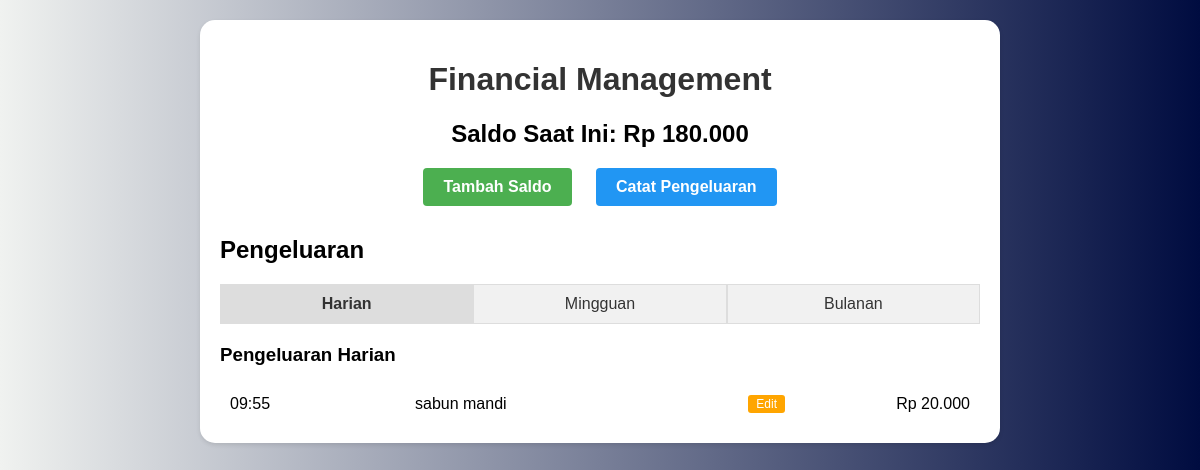
Before: / with the older database file.
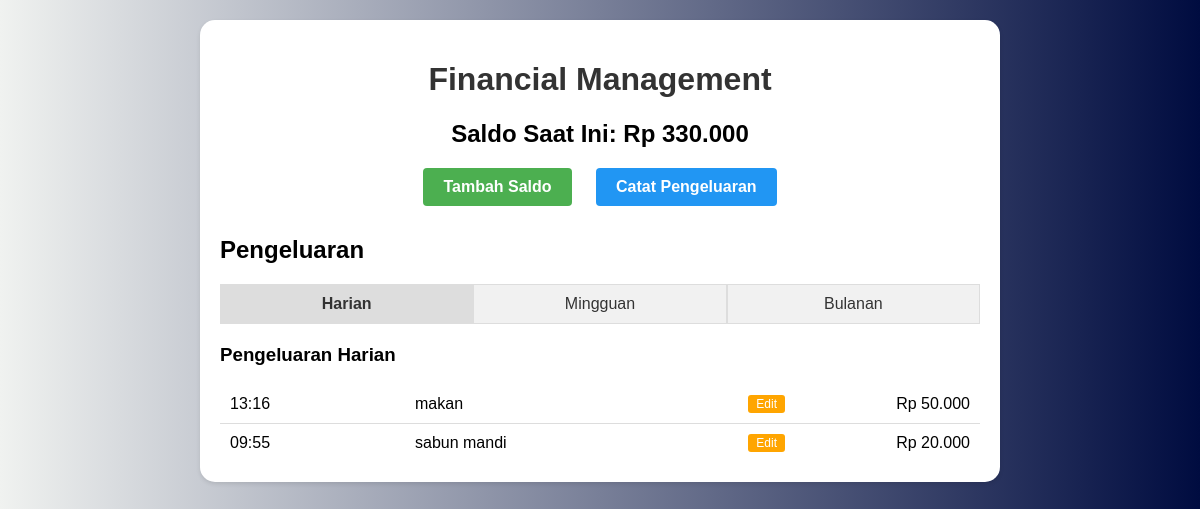
After: the same page with the newer database file.
### tables this page shows
CREATE TABLE pengeluaran (
            id INTEGER PRIMARY KEY AUTOINCREMENT,
            jumlah DECIMAL(10,2) NOT NULL,
            keterangan TEXT,
            tanggal DATETIME DEFAULT CURRENT_TIMESTAMP
        );

### functions.php (called while the page is built, shortened)
<?php
function connectDB() {
    $db = new SQLite3('financial.db');
    return $db;
}
function getSaldo() {
    $db = connectDB();
    $result = $db->query('SELECT COALESCE(SUM(jumlah), 0) as total FROM saldo');
    $saldoRow = $result->fetchArray(SQLITE3_ASSOC);
    $totalSaldo = $saldoRow['total'];
    $result = $db->query('SELECT COALESCE(SUM(jumlah), 0) as total FROM pengeluaran');
    $pengeluaranRow = $result->fetchArray(SQLITE3_ASSOC);
    $totalPengeluaran = $pengeluaranRow['total'];
    return $totalSaldo - $totalPengeluaran;
}
function getPengeluaranHarian() {
    $db = connectDB();
    return $db->query('SELECT * FROM pengeluaran WHERE date(tanggal) = date("now") ORDER BY tanggal DESC');
}
?>

### index.php (the view, shortened to what this page needs)
<?php
require_once 'functions.php';
$saldo = getSaldo();
$activeTab = isset($_GET['tab']) ? $_GET['tab'] : 'harian';
?>
<!DOCTYPE html>
<html lang="id">
<head>
    <link rel="stylesheet" href="style.css">
</head>
<body>
    <div class="container">
        <h1>Financial Management</h1>
        <div class="saldo-info">
            <h2>Saldo Saat Ini: Rp <?php echo number_format($saldo, 0, ',', '.'); ?></h2>
            <div class="action-buttons">
                <a href="tambah-saldo.php" class="btn btn-primary">Tambah Saldo</a>
                <a href="tambah-pengeluaran.php" class="btn btn-secondary">Catat Pengeluaran</a>
            </div>
        </div>
        <div class="pengeluaran-section">
            <h2>Pengeluaran</h2>
            <div class="tabs">
                <a href="?tab=harian" class="tab-btn <?php echo $activeTab === 'harian' ? 'active' : ''; ?>">Harian</a>
                <a href="?tab=mingguan" class="tab-btn <?php echo $activeTab === 'mingguan' ? 'active' : ''; ?>">Mingguan</a>
                <a href="?tab=bulanan" class="tab-btn <?php echo $activeTab === 'bulanan' ? 'active' : ''; ?>">Bulanan</a>
            </div>
            <?php
            if ($activeTab === 'harian') {
                echo "<h3>Pengeluaran Harian</h3>";
                $pengeluaran = getPengeluaranHarian();
                $dateFormat = 'H:i';
            } elseif ($activeTab === 'mingguan') {
                echo "<h3>Pengeluaran Mingguan</h3>";
                $pengeluaran = getPengeluaranMingguan();
                $dateFormat = 'd/m/Y';
            } else {
                echo "<h3>Pengeluaran Bulanan</h3>";
                $pengeluaran = getPengeluaranBulanan();
                $dateFormat = 'd/m/Y';
            }
            while ($row = $pengeluaran->fetchArray(SQLITE3_ASSOC)) {
                echo "<div class='pengeluaran-item'>";
                echo "<span class='tanggal'>" . date($dateFormat, strtotime($row['tanggal'])) . "</span>";
                echo "<div class='keterangan-container'>";
                echo "<span class='keterangan'>" . htmlspecialchars($row['keterangan']) . "</span>";
                if ($activeTab === 'harian') {
                    echo "<a href='edit-pengeluaran.php?id=" . $row['id'] . "' class='edit-btn'>Edit</a>";
                }
                echo "</div>";
                echo "<span class='jumlah'>Rp " . number_format($row['jumlah'], 0, ',', '.') . "</span>";
                echo "</div>";
            }
            ?>
        </div>
    </div>
</body>
</html>

### style.css (style rules this page uses)
* { box-sizing: border-box; font-family: Arial, sans-serif; text-decoration: none; }
body { margin: 0; padding: 20px; background: linear-gradient(to right, #f0f2f0, #000c40); }
.container { max-width: 800px; margin: 0 auto; background-color: white; padding: 20px; border-radius: 15px; box-shadow: 0 2px 4px rgba(0,0,0,0.1); }
h1 { text-align: center; color: #333; }
.saldo-info { text-align: center; margin-bottom: 30px; }
.action-buttons { margin-top: 20px; }
.btn { display: inline-block; padding: 10px 20px; margin: 0 10px; border: none; border-radius: 4px; cursor: pointer; text-decoration: none; font-weight: bold; }
.btn-primary { background-color: #4CAF50; color: white; }
.btn-secondary { background-color: #2196F3; color: white; }
.tabs { display: flex; margin-bottom: 20px; }
.tab-btn { flex: 1; padding: 10px; background-color: #f1f1f1; text-align: center; text-decoration: none; color: #333; border: 1px solid #ddd; }
.tab-btn.active { background-color: #ddd; font-weight: bold; }
.pengeluaran-item { display: flex; justify-content: space-between; padding: 10px; border-bottom: 1px solid #ddd; }
.pengeluaran-item:last-child { border-bottom: none; }
.tanggal { flex: 1; }
.keterangan { flex: 2; }
.jumlah { flex: 1; text-align: right; }
.edit-btn { background-color: #FFA500; color: white; padding: 2px 8px; border-radius: 3px; font-size: 12px; margin-left: 10px; }
.keterangan-container { display: flex; align-items: center; justify-content: space-between; flex: 2; }

Changed rows visible on the page:
added pengeluaran: tanggal "13:16", keterangan "makan", jumlah "50.000"
Other visible differences:
$saldo: "180.000" → "330.000"
